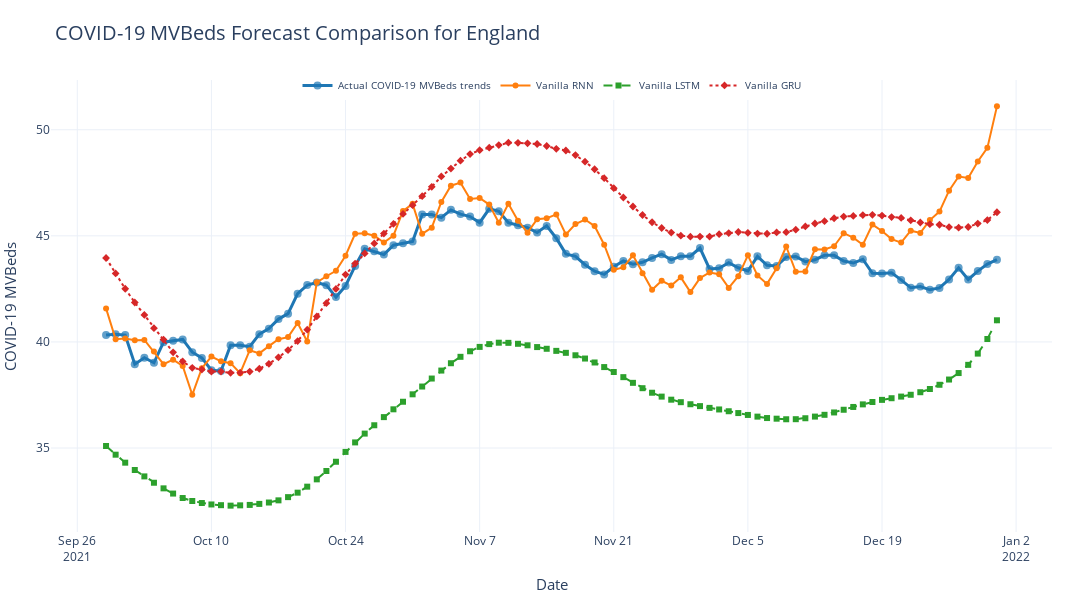

Source (notebook cell):
### Code cell
# plot the forecast
forecast_columns = ["Vanilla RNN", "Vanilla LSTM", "Vanilla GRU"]
forecast_display_names = ["Vanilla RNN", "Vanilla LSTM", "Vanilla GRU"]
fig = plot_forecast(
    pred_df, forecast_columns, selected_area, forecast_display_names=forecast_display_names
)
fig.write_image("reports/figures/vanilla_rnn_lstm_gru_forecast.pdf")
fig.show()
